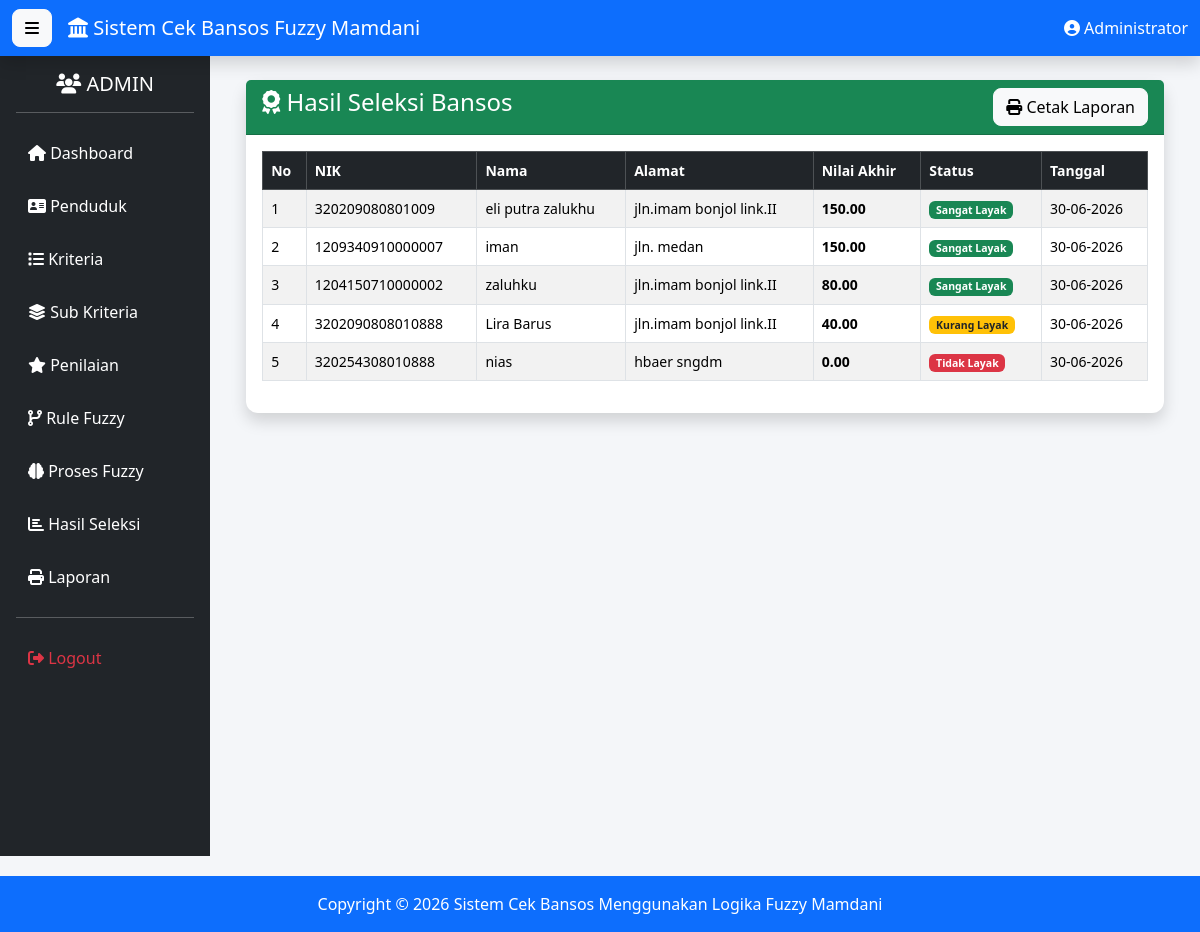
The app's page /hasil_seleksi/index.php (signed in) with its own data.
### tables this page shows
CREATE TABLE `hasil_seleksi` (
  `id_hasil` int(11) NOT NULL,
  `id_penduduk` int(11) DEFAULT NULL,
  `nilai_akhir` decimal(5,2) DEFAULT NULL,
  `status_kelayakan` varchar(50) DEFAULT NULL,
  `keterangan` text DEFAULT NULL,
  `tanggal_cetak` date DEFAULT NULL
);

CREATE TABLE `penduduk` (
  `id_penduduk` int(11) NOT NULL,
  `nik` varchar(20) DEFAULT NULL,
  `nama` varchar(100) DEFAULT NULL,
  `jenis_kelamin` enum('Laki-laki','Perempuan') DEFAULT NULL,
  `tempat_lahir` varchar(50) DEFAULT NULL,
  `tanggal_lahir` date DEFAULT NULL,
  `alamat` text DEFAULT NULL,
  `desa` varchar(100) DEFAULT NULL,
  `kecamatan` varchar(100) DEFAULT NULL,
  `pekerjaan` varchar(100) DEFAULT NULL,
  `no_hp` varchar(15) DEFAULT NULL,
  `created_at` timestamp NOT NULL DEFAULT current_timestamp()
);

### hasil_seleksi/index.php (the view, shortened to what this page needs)
<?php
include "../config/koneksi.php";
$query=mysqli_query($conn,"
SELECT
hasil_seleksi.*,
penduduk.nik,
penduduk.nama,
penduduk.alamat
FROM hasil_seleksi
JOIN penduduk
ON hasil_seleksi.id_penduduk=penduduk.id_penduduk
ORDER BY nilai_akhir DESC
");
include "../template/header.php";
include "../template/navbar.php";
include "../template/sidebar.php";
?>
<div class="container-fluid">
<div class="card shadow">
<div class="card-header bg-success text-white">
<div class="d-flex justify-content-between">
<h4>
<i class="fas fa-award"></i>
Hasil Seleksi Bansos
</h4>
<a href="cetak.php"
class="btn btn-light">
<i class="fas fa-print"></i>
Cetak Laporan
</a>
</div>
</div>
<div class="card-body">
<div class="table-responsive">
<table class="table table-bordered table-hover table-striped">
<thead class="table-dark">
<tr>
<th>No</th>
<th>NIK</th>
<th>Nama</th>
<th>Alamat</th>
<th>Nilai Akhir</th>
<th>Status</th>
<th>Tanggal</th>
</tr>
</thead>
<tbody>
<?php
$no=1;
while($d=mysqli_fetch_assoc($query)){
?>
<tr>
<td><?= $no++; ?></td>
<td><?= $d['nik']; ?></td>
<td><?= $d['nama']; ?></td>
<td><?= $d['alamat']; ?></td>
<td>
<b><?= number_format($d['nilai_akhir'],2); ?></b>
</td>
<td>
<?php
if($d['status_kelayakan']=="Sangat Layak"){
echo "<span class='badge bg-success'>Sangat Layak</span>";
}
elseif($d['status_kelayakan']=="Layak"){
echo "<span class='badge bg-primary'>Layak</span>";
}
elseif($d['status_kelayakan']=="Kurang Layak"){
echo "<span class='badge bg-warning text-dark'>Kurang Layak</span>";
}
else{
echo "<span class='badge bg-danger'>Tidak Layak</span>";
}
?>
</td>
<td>
<?= date("d-m-Y",strtotime($d['tanggal_cetak'])); ?>
</td>
</tr>
<?php } ?>
</tbody>
</table>
</div>
</div>
</div>
</div>
<?php
include "../template/footer.php";
include "../template/script.php";
?>

### assets/css/style.css (style rules this page uses)
body { background:#f4f6f9; font-family:Segoe UI; }
.card { border:none; border-radius:12px; }
.card-header { font-weight:bold; }
.table { font-size:14px; }
.btn { border-radius:8px; }

### records on screen
hasil_seleksi: id_penduduk.nik "320209080801009", id_penduduk.nama "eli putra zalukhu", id_penduduk.alamat "jln.imam bonjol link.II", nilai_akhir "150.00", status_kelayakan "Sangat Layak", tanggal_cetak "30-06-2026"
hasil_seleksi: id_penduduk.nik "1209340910000007", id_penduduk.nama "iman", id_penduduk.alamat "jln. medan", nilai_akhir "150.00", status_kelayakan "Sangat Layak", tanggal_cetak "30-06-2026"
hasil_seleksi: id_penduduk.nik "1204150710000002", id_penduduk.nama "zaluhku", id_penduduk.alamat "jln.imam bonjol link.II", nilai_akhir "80.00", status_kelayakan "Sangat Layak", tanggal_cetak "30-06-2026"
hasil_seleksi: id_penduduk.nik "3202090808010888", id_penduduk.nama "Lira Barus", id_penduduk.alamat "jln.imam bonjol link.II", nilai_akhir "40.00", status_kelayakan "Kurang Layak", tanggal_cetak "30-06-2026"
hasil_seleksi: id_penduduk.nik "320254308010888", id_penduduk.nama "nias", id_penduduk.alamat "hbaer sngdm", nilai_akhir "0.00", status_kelayakan "Tidak Layak", tanggal_cetak "30-06-2026"

### other values on screen
$_SESSION['nama'] "Administrator"
